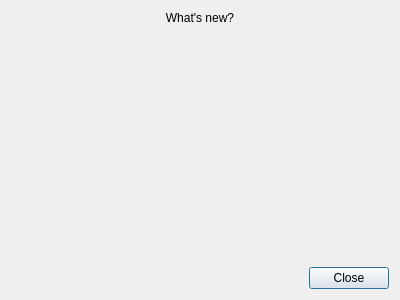
<?xml version="1.0" encoding="UTF-8"?>
<ui version="4.0">
 <class>ChangelogDialog</class>
 <widget class="QDialog" name="ChangelogDialog">
  <property name="geometry">
   <rect>
    <x>0</x>
    <y>0</y>
    <width>400</width>
    <height>300</height>
   </rect>
  </property>
  <property name="windowTitle">
   <string>What's new?</string>
  </property>
  <layout class="QVBoxLayout" name="verticalLayout">
   <item>
    <widget class="QLabel" name="TitleLabel">
     <property name="text">
      <string>What's new?</string>
     </property>
     <property name="alignment">
      <set>Qt::AlignCenter</set>
     </property>
    </widget>
   </item>
   <item>
    <layout class="QVBoxLayout" name="CommitsLayout"/>
   </item>
   <item>
    <spacer name="VerticalSpacer">
     <property name="orientation">
      <enum>Qt::Vertical</enum>
     </property>
     <property name="sizeHint" stdset="0">
      <size>
       <width>20</width>
       <height>40</height>
      </size>
     </property>
    </spacer>
   </item>
   <item>
    <widget class="QDialogButtonBox" name="ButtonBox">
     <property name="orientation">
      <enum>Qt::Horizontal</enum>
     </property>
     <property name="standardButtons">
      <set>QDialogButtonBox::Close</set>
     </property>
    </widget>
   </item>
  </layout>
 </widget>
 <resources/>
 <connections>
  <connection>
   <sender>ButtonBox</sender>
   <signal>accepted()</signal>
   <receiver>ChangelogDialog</receiver>
   <slot>accept()</slot>
   <hints>
    <hint type="sourcelabel">
     <x>248</x>
     <y>254</y>
    </hint>
    <hint type="destinationlabel">
     <x>157</x>
     <y>274</y>
    </hint>
   </hints>
  </connection>
  <connection>
   <sender>ButtonBox</sender>
   <signal>rejected()</signal>
   <receiver>ChangelogDialog</receiver>
   <slot>reject()</slot>
   <hints>
    <hint type="sourcelabel">
     <x>316</x>
     <y>260</y>
    </hint>
    <hint type="destinationlabel">
     <x>286</x>
     <y>274</y>
    </hint>
   </hints>
  </connection>
 </connections>
</ui>
